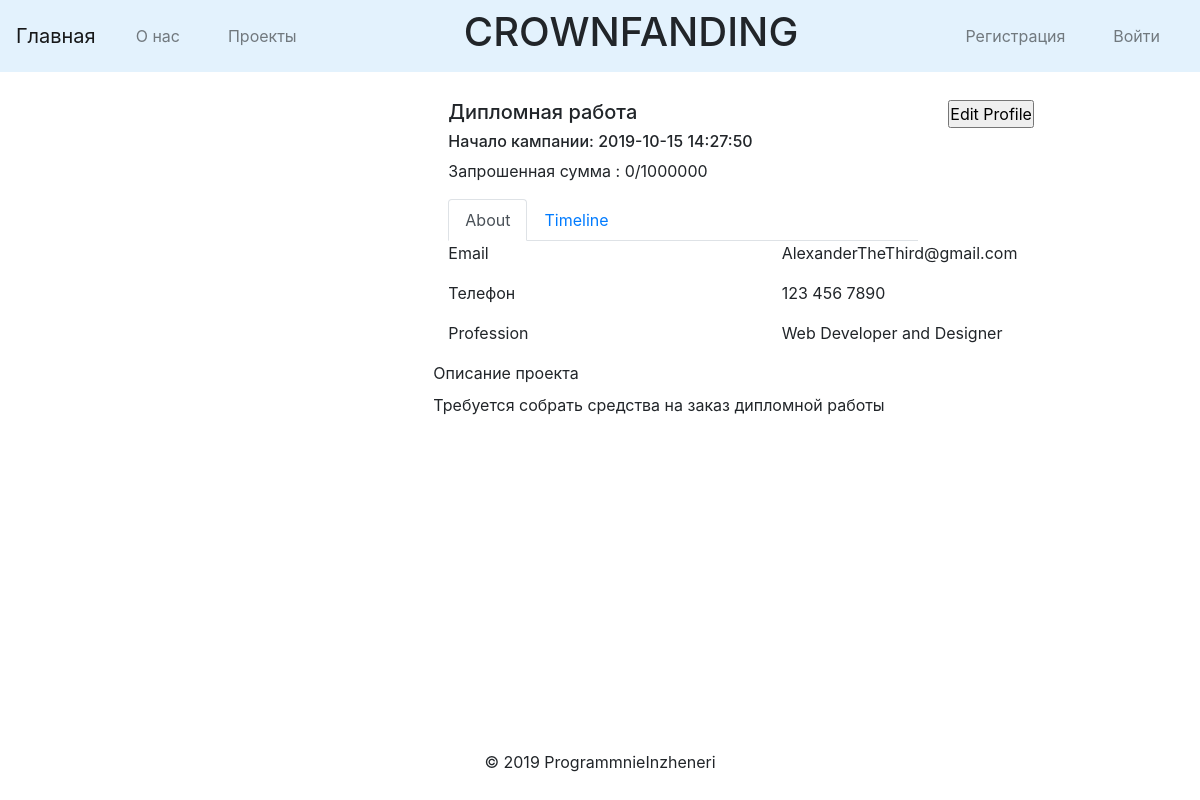
Before: /project.php?id=2 with the older database file.
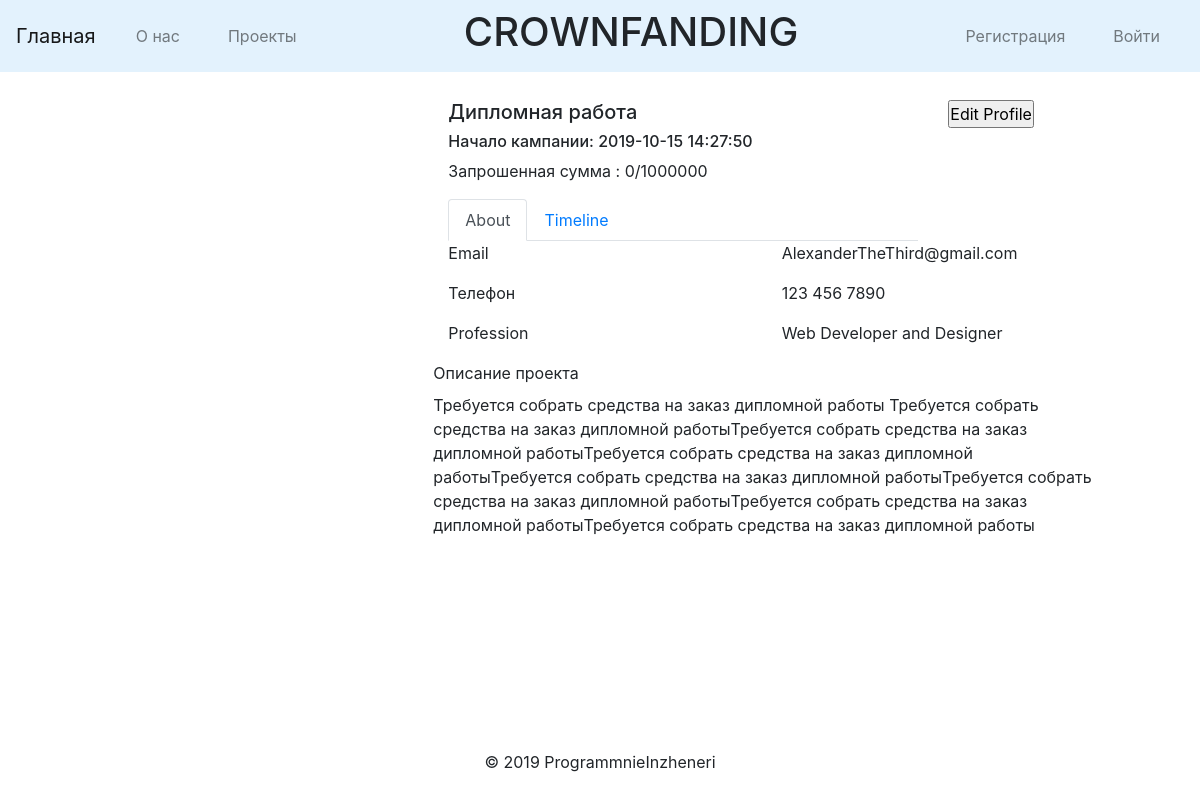
After: the same page with the newer database file.
### tables this page shows
CREATE TABLE IF NOT EXISTS `projects` (
  `id` int(11) NOT NULL,
  `userId` int(11) NOT NULL DEFAULT '0',
  `name` varchar(256) NOT NULL,
  `description` text NOT NULL,
  `requestedFunds` float NOT NULL,
  `currentFunds` float NOT NULL,
  `tStamp` timestamp NOT NULL DEFAULT CURRENT_TIMESTAMP,
  `period` int(11) NOT NULL
);

### project.php (called while the page is built)
<?php
require_once 'bootstrap.php';
if (isset($_GET['id']))
{
    $id = $_GET['id'];
}
else
{
    $id = -1;
}
$content = getProjectHtml($id);
$param['title']=$config['site_title'];
$param['content'] = $content;
template($param);

### config.php (called while the page is built)
<?php
return array(
  'app_mode' => 'development',
  'admin_email' => 'admin@e.mail',
  'site_url' => 'http://localhost/VSTU/',
  'site_title' => 'Crownfanding',
  'db' => array(
    'name' => 'crownfanding',
    'login' => 'root',
    'password' => '',
  ),
);

### common.php (the view, shortened to what this page needs)
<?php
$config=array();
$link = null;
function initConfig()
{
  $config = require 'config.php';
}
function getProjectHtml($id)
{
    global $link;
    $query =
        'SELECT
        projects.id,
        projects.userId,
        projects.name,
        projects.description,
        projects.requestedFunds,
        projects.currentFunds,
        projects.tStamp,
        projects.period
    FROM projects
    WHERE projects.id = '.$id;
    $result = mysqli_query($link, $query);
    if (mysqli_num_rows($result) == 0) {
        $c = '<p class="text-center alert-warning">Нет данных</p>';
    } else {
        $row = mysqli_fetch_assoc($result);
        $userId = $row['userId'];
        $name = $row['name'];
        $description = $row['description'];
        $requestedFunds = $row['requestedFunds'];
        $currentFunds = $row['currentFunds'];
        $tStamp = $row['tStamp'];
        $period = $row['period'];
        $c =
            "
			<link href='//maxcdn.bootstrapcdn.com/bootstrap/4.1.1/css/bootstrap.min.css' rel='stylesheet' id='bootstrap-css'>
<div class='container emp-profile'>
            <form method='post'>
                <div class='row'>
                    <div class='col-md-4'>
                        <div class='profile-img'>
                        </div>
                    </div>
                    <div class='col-md-6'>
                        <div class='profile-head'>
                                    <h5>
                                       $name
                                    </h5>
                                    <h6>
                                        Начало кампании: $tStamp
                                    </h6>
                                    <p class='proile-rating'>Запрошенная сумма : <span>$currentFunds/$requestedFunds</span></p>
                            <ul class='nav nav-tabs' id='myTab' role='tablist'>
                                <li class='nav-item'>
                                    <a class='nav-link active' id='home-tab' data-toggle='tab' href='#home' role='tab' aria-controls='home' aria-selected='true'>About</a>
                                </li>
                                <li class='nav-item'>
                                    <a class='nav-link' id='profile-tab' data-toggle='tab' href='#profile' role='tab' aria-controls='profile' aria-selected='false'>Timeline</a>
                                </li>
                            </ul>
                        </div>
                    </div>
                    <div class='col-md-2'>
                        <input type='submit' class='profile-edit-btn' name='btnAddMore' value='Edit Profile'/>
                    </div>
                </div>
             <div class='row'>
                    <div class='col-md-4'>
                    </div>
                    <div class='col-md-8'>
                        <div class='tab-content profile-tab' id='myTabContent'>
                            <div class='tab-pane fade show active' id='home' role='tabpanel' aria-labelledby='home-tab'>
                                        <div class='row'>
                                                <label>$userId</label>
                                            <div class='col-md-6'>
                                                <label>Email</label>
                                            </div>
                                            <div class='col-md-6'>
                                                <p>AlexanderTheThird@gmail.com</p>
                                            </div>
                                        </div>
                                        <div class='row'>
                                            <div class='col-md-6'>
                                                <label>Телефон</label>
                                            </div>
                                            <div class='col-md-6'>
                                                <p>123 456 7890</p>
                                            </div>
                                        </div>
                                        <div class='row'>
                                            <div class='col-md-6'>
                                                <label>Profession</label>
                                            </div>
                                            <div class='col-md-6'>
                                                <p>Web Developer and Designer</p>
                                            </div>
											<div class='row'>
                                    <div class='col-md-12'>
                                        <label>Описание проекта</label><br/>
                                        <p>$description</p>
                                    </div>
                                </div>
                                        </div>
                            </div>
                        </div>
                    </div>
                </div>
            </form>
        </div>
			<!-- Название проекта $name,
            Запрошенная сумма $requestedFunds,
            Текущие сборы $currentFunds,
            Дата запуска кампании $tStamp,
            Период Кампании $period,
            id пользователя $userId ";
    }
    return $c;
}
function isAdmin()
{
    if (session_status()!==PHP_SESSION_ACTIVE)
        return FALSE;
    else
        if (isset($_SESSION['Id']))
            return TRUE;
        else
            return FALSE;
}
function getHeader()
{
    global $config;
    if (isAdmin())
    {
        return
            '<nav class="navbar navbar-expand-sm navbar-light fixed-top p" style="background-color: #e3f2fd;">
    <a class="navbar-brand" href="'.$config['site_url'].'">Главная</a>
    <button class="navbar-toggler" type="button" data-toggle="collapse" data-
    target="#navbarNavAltMarkup" aria-controls="navbarNavAltMarkup" aria-
    expanded="false" aria-label="Toggle navigation">
    <span class="navbar-toggler-icon"></span>
    </button>
    <div class="collapse navbar-collapse" id="navbarNavAltMarkup">
		<div class="navbar-nav mr-auto">
		<a class="nav-item nav-link mx-3" href="about.php">О нас</a>
        <a class="nav-item nav-link mx-3" href="#">Проекты</a>
		</div>
		<h1 class="mm-auto text-center">CROWNFANDING</h1>
        <div class="navbar-nav ml-auto">
            <!-- <a class="nav-item nav-link mx-3" href="#">Home <span class="sr-only">(current)
            </span></a>
			-->
            <a class="nav-item nav-link mx-3" href="profile.php">Личный кабинет</a>
            <a class="nav-item nav-link mx-3" href="logout.php">Выйти</a>
        </div>
</nav>';
    }
    else
    {
        return
	'<nav class="navbar navbar-expand-sm navbar-light fixed-top p" style="background-color: #e3f2fd;">
    <a class="navbar-brand" href="'.$config['site_url'].'">Главная</a>
    <button class="navbar-toggler" type="button" data-toggle="collapse" data-
    target="#navbarNavAltMarkup" aria-controls="navbarNavAltMarkup" aria-
    expanded="false" aria-label="Toggle navigation">
    <span class="navbar-toggler-icon"></span>
    </button>
    <div class="collapse navbar-collapse" id="navbarNavAltMarkup">
		<div class="navbar-nav mr-auto">
		<a class="nav-item nav-link mx-3" href="about.php">О нас</a>
        <a class="nav-item nav-link mx-3" href="#">Проекты</a>
		</div>
		<h1 class="mm-auto text-center">CROWNFANDING</h1>
        <div class="navbar-nav ml-auto">
            <!-- <a class="nav-item nav-link mx-3" href="#">Home <span class="sr-only">(current)
            </span></a>
			-->
			<a class="nav-item nav-link mx-3" href="register.php">Регистрация</a>
            <a class="nav-item nav-link mx-3" href="login.php">Войти</a>
        </div>
    </div>
</nav>'
;
    }
}
function template($params=array())
{
    echo
        '<!DOCTYPE html>
<html>
<head>
	<meta charset="utf-8" />
	<title>'._a($params,'title').'</title>
	<meta name="keywords" content="'._a($params,'keywords').'" />
	<meta name="description" content="'._a($params,'description').'" />
	<link href="css/style.css" rel="stylesheet">
  <link href="bootstrap/css/bootstrap.min.css" rel="stylesheet">
  <!--[if lt IE 9]>
    <script src="https://oss.maxcdn.com/html5shiv/3.7.2/html5shiv.min.js"></script>
    <script src="https://oss.maxcdn.com/respond/1.4.2/respond.min.js"></script>
  <![endif]-->
</head>
<body>
<div class="wrapper">
	<header class="header row">
	'.getHeader().'
	</header>
  <main class="content">
    '._a($params,'content').'
  </main>
</div>
  <footer class="footer">
    <p class="text-center">&copy;&nbsp;2019&nbsp;ProgrammnieInzheneri</p>
  </footer>
  <script src="https://ajax.googleapis.com/ajax/libs/jquery/1.11.3/jquery.min.js"></script>
  <script src="bootstrap/js/bootstrap.min.js"></script>
</body>
</html>';
}
function _a($array,$key)
{
    $result='';
    if ($array AND is_array($array) AND isset($array[$key]))
        $result=$array[$key];
    return $result;
}

### css/style.css (style rules this page uses)
* { margin: 0; padding: 0; }
html { height: 100%; }
article, aside, details, figcaption, figure, footer, header, hgroup, main, nav, section, summary { display: block; }
body { font: 12px/18px Arial, sans-serif; width: 100%; height: 100%; }
.wrapper { width: 1000px; margin: 0 auto; min-height: 100%; height: auto !important; height: 100%; }
.header { height: 100px; }
.content { padding: 0 0 50px; }
.footer { width: 1000px; margin: -50px auto 0; height: 50px; position: relative; }

Changed rows visible on the page:
changed projects "Дипломная работа": description "Требуется собрать средства на заказ дипломной работы" → "…на заказ дипломной работы Требуется собрать средства на заказ дипломной работыТребуется собрать средства на заказ дипломной работыТребуется собрать средства на заказ дипломной работыТребуется собрать средства на заказ дипломной работыТребуется собрать средства на заказ дипломной работыТребуется собрать средства на заказ дипломной работыТребуется собрать средства на заказ дипломной работы"
